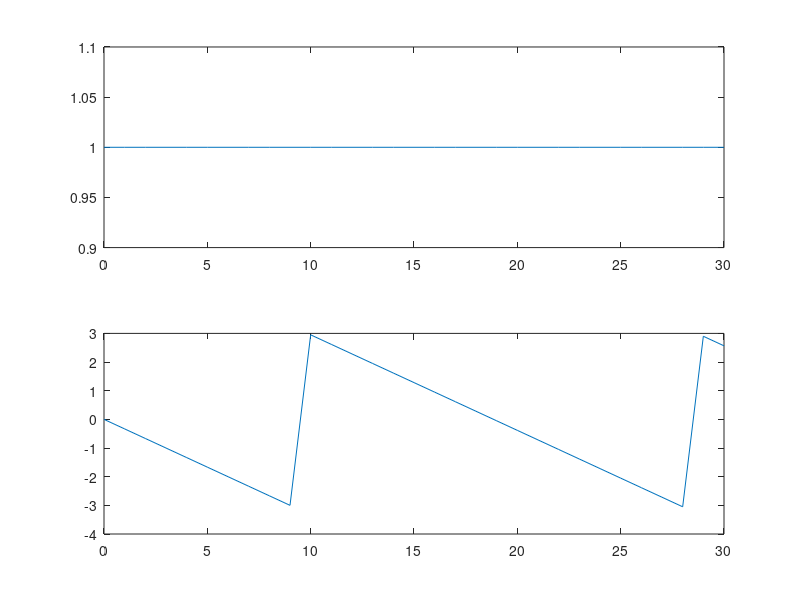
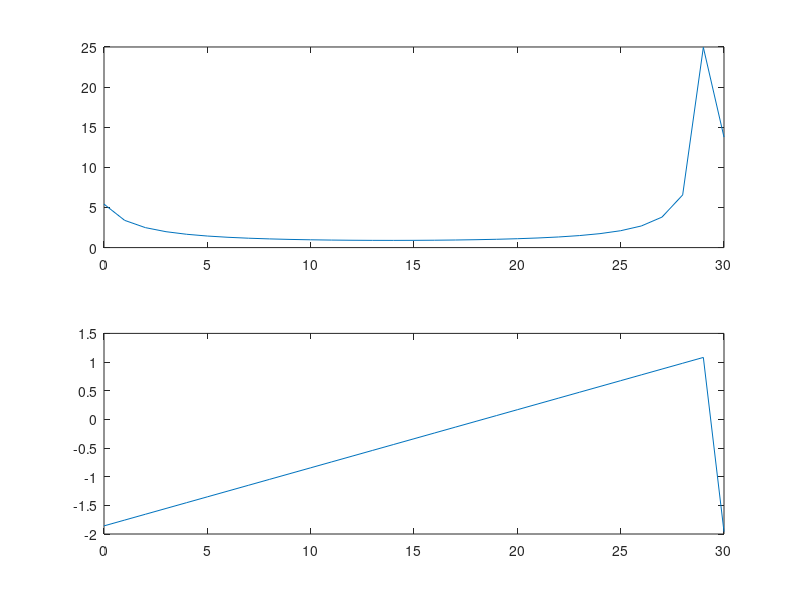

Here is the MATLAB script that generated these plots, in order:
%exercise 2_2
n= 0:1:15*2;
x_n = exp(complex(0,-1) .* n ./ 3);

figure
subplot (2,1,1);
plot (n, abs(x_n));
subplot (2,1,2);
plot (n, angle(x_n));

figure
X= fft(x_n);
subplot (2,1,1);
plot (n, abs(X));
subplot (2,1,2);
plot (n, angle(X));
